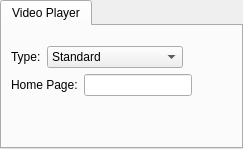
     <widget class="QWidget" name="page_videoPlayer">
      <layout class="QVBoxLayout" name="verticalLayout_9">
       <property name="leftMargin">
        <number>0</number>
       </property>
       <property name="topMargin">
        <number>0</number>
       </property>
       <property name="rightMargin">
        <number>0</number>
       </property>
       <property name="bottomMargin">
        <number>0</number>
       </property>
       <item>
        <widget class="QTabWidget" name="tabWidget_6">
         <property name="currentIndex">
          <number>0</number>
         </property>
         <widget class="QWidget" name="tab_13">
          <attribute name="title">
           <string>Video Player</string>
          </attribute>
          <layout class="QVBoxLayout" name="verticalLayout_19">
           <property name="topMargin">
            <number>20</number>
           </property>
           <item>
            <layout class="QHBoxLayout" name="horizontalLayout_8">
             <item>
              <widget class="QLabel" name="label_typeVideo">
               <property name="text">
                <string>Type:</string>
               </property>
              </widget>
             </item>
             <item>
              <widget class="QComboBox" name="comboBox_displayVideo">
               <property name="sizePolicy">
                <sizepolicy hsizetype="Minimum" vsizetype="Fixed">
                 <horstretch>0</horstretch>
                 <verstretch>0</verstretch>
                </sizepolicy>
               </property>
               <item>
                <property name="text">
                 <string>Standard</string>
                </property>
               </item>
               <item>
                <property name="text">
                 <string>Web Browser</string>
                </property>
               </item>
               <item>
                <property name="text">
                 <string>Game (Retro Race)</string>
                </property>
               </item>
              </widget>
             </item>
             <item>
              <spacer name="horizontalSpacer_9">
               <property name="orientation">
                <enum>Qt::Horizontal</enum>
               </property>
               <property name="sizeHint" stdset="0">
                <size>
                 <width>40</width>
                 <height>20</height>
                </size>
               </property>
              </spacer>
             </item>
            </layout>
           </item>
           <item>
            <layout class="QHBoxLayout" name="horizontalLayout_19">
             <item>
              <widget class="QLabel" name="label_homePage">
               <property name="text">
                <string>Home Page:</string>
               </property>
              </widget>
             </item>
             <item>
              <widget class="QLineEdit" name="lineEdit_homePage"/>
             </item>
             <item>
              <spacer name="horizontalSpacer_19">
               <property name="orientation">
                <enum>Qt::Horizontal</enum>
               </property>
               <property name="sizeHint" stdset="0">
                <size>
                 <width>40</width>
                 <height>20</height>
                </size>
               </property>
              </spacer>
             </item>
            </layout>
           </item>
           <item>
            <spacer name="verticalSpacer_14">
             <property name="orientation">
              <enum>Qt::Vertical</enum>
             </property>
             <property name="sizeHint" stdset="0">
              <size>
               <width>20</width>
               <height>40</height>
              </size>
             </property>
            </spacer>
           </item>
          </layout>
         </widget>
        </widget>
       </item>
      </layout>
     </widget>
